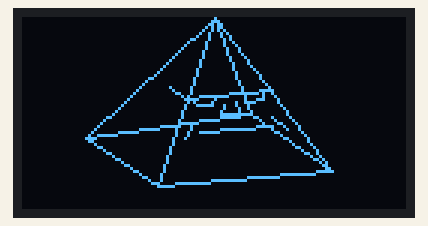
This sketch was run on a simulated Arduino Uno, built with avr-gcc and run on an emulated ATmega328P. Parts: 128×64 one-colour display. The display library's start-up logo is not drawn; what the sketch prints to the serial monitor is not drawn.

Above: at 1.64 s.
At 5.88 s:
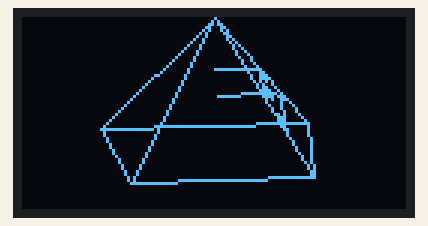
At 10.12 s:
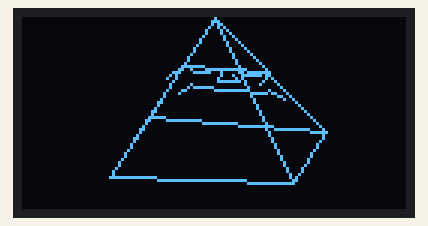
At 19.03 s:
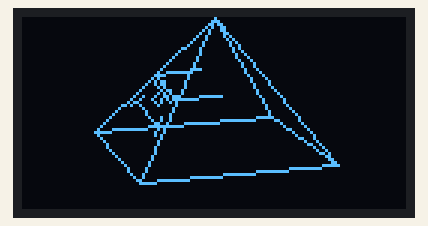
At 27.51 s:
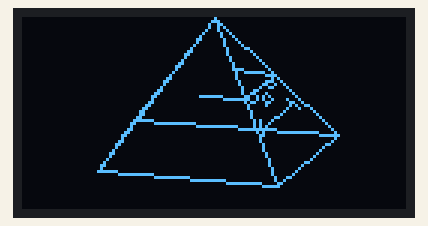
At 36.41 s:
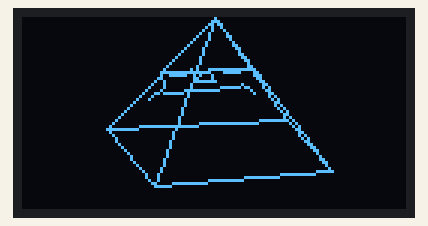

The sketch:

sablo.ino
```cpp
#include <SPI.h>
#include <Wire.h>
#include <Adafruit_GFX.h>
#include <Adafruit_SSD1306.h>

#define SCREEN_WIDTH 128
#define SCREEN_HEIGHT 64

#define SCREEN_ADDRESS 0x3C
Adafruit_SSD1306 display(SCREEN_WIDTH, SCREEN_HEIGHT, &Wire, -1);

class vector {
  public:
    float X;
    float Y;
    vector(float x, float y);
};
vector::vector(float x, float y) {
  X = x;
  Y = y;
}

//values
int width = 45;
int height = 45;
int x_offset = 0;
int y_offset = 0;
float val = 0;
float rotate_speed = 0.5f;
float inclination = 0.3f;
vector main_point(SCREEN_WIDTH/2, 0);

float Lerp(float firstFloat, float secondFloat, float by)
{
  return firstFloat * (1 - by) + secondFloat * by;
}

vector GetPoint(float val, int x_offset, int y_offset, int width = 200, int height = 50) {
  float y = sin(val) * (float)height;
  float x = cos(val) * (float)width;
  vector result(x + x_offset, y + y_offset);
  return result;
}

vector getPointOnShape(float x, float y, float val){
  int radius = Lerp(width, 0, y);
  vector p1 = GetPoint(val, SCREEN_WIDTH/2, Lerp(height, 0, y), radius, radius*inclination);
  vector p2 = GetPoint(val + 1.5f, SCREEN_WIDTH/2, Lerp(height, 0, y), radius, radius*inclination);
  vector result(Lerp(p1.X, p2.X, x), Lerp(p1.Y, p2.Y, x));
  Serial.print(Lerp(p1.X, p2.X, x));
  Serial.print("|");
  Serial.println(Lerp(p1.Y, p2.Y, y));
  return result;
}

void DrawLine(vector a, vector b) {
  display.drawLine(a.X, a.Y, b.X, b.Y, SSD1306_WHITE);
}


void setup() {
  Serial.begin(9600);

  // SSD1306_SWITCHCAPVCC = generate display voltage from 3.3V internally
  if(!display.begin(SSD1306_SWITCHCAPVCC, SCREEN_ADDRESS)) {
    Serial.println(F("SSD1306 allocation failed"));
    for(;;);
  }

  display.display();
  delay(1000);
}

void loop() {
  val += rotate_speed;

  vector p1 = GetPoint(val, SCREEN_WIDTH/2, height, width, inclination*width);
  vector p2 = GetPoint(val + 1.5f, SCREEN_WIDTH/2, height, width, inclination*width);
  vector p3 = GetPoint(val + 3, SCREEN_WIDTH/2, height, width, inclination*width);
  vector p4 = GetPoint(val + 4.5f, SCREEN_WIDTH/2, height, width, inclination*width);

  display.clearDisplay();

  DrawLine(main_point, p1);
  DrawLine(main_point, p2);
  DrawLine(main_point, p3);
  DrawLine(main_point, p4);

  DrawLine(p4, p1);
  DrawLine(p1, p2);
  DrawLine(p2, p3);
  DrawLine(p3, p4);

  DrawLine(getPointOnShape(0, 0.5f, val), getPointOnShape(1, 0.5f, val));
  DrawLine(getPointOnShape(0, 0.5f, val + 1.5f), getPointOnShape(0.5f, 0.5f, val + 1.5f));
  DrawLine(getPointOnShape(1, 0.5f, val - 1.5f), getPointOnShape(0.5f, 0.5f, val - 1.5f));

  DrawLine(getPointOnShape(0.1f, 0.5f, val), getPointOnShape(0.15f, 0.45f, val));
  DrawLine(getPointOnShape(0.15f, 0.45f, val), getPointOnShape(0.30f, 0.45f, val));
  DrawLine(getPointOnShape(0.30f, 0.45f, val), getPointOnShape(0.35f, 0.5f, val));

  DrawLine(getPointOnShape(1 - 0.1f, 0.5f, val), getPointOnShape(1 - 0.15f, 0.45f, val));
  DrawLine(getPointOnShape(1 - 0.15f, 0.45f, val), getPointOnShape(1 - 0.30f, 0.45f, val));
  DrawLine(getPointOnShape(1 - 0.30f, 0.45f, val), getPointOnShape(1 - 0.35f, 0.5f, val));

  DrawLine(getPointOnShape(0.45f, 0.45f, val), getPointOnShape(0.4f, 0.4f, val));
  DrawLine(getPointOnShape(1 - 0.45f, 0.45f, val), getPointOnShape(1 - 0.4f, 0.4f, val));
  DrawLine(getPointOnShape(0.4f, 0.4f, val), getPointOnShape(0.6f, 0.4f, val));

  DrawLine(getPointOnShape(0.2f, 0.3f, val), getPointOnShape(0.8f, 0.3f, val));
  DrawLine(getPointOnShape(0.16f, 0.35f, val), getPointOnShape(0.10f, 0.25f, val));
  DrawLine(getPointOnShape(1 - 0.16f, 0.35f, val), getPointOnShape(1 - 0.10f, 0.25f, val));

  display.display();
  delay(50);
}
```

Measured:
- what the display in image 0 shows lasts 0.5 s, from 1.4 s to 1.9 s
